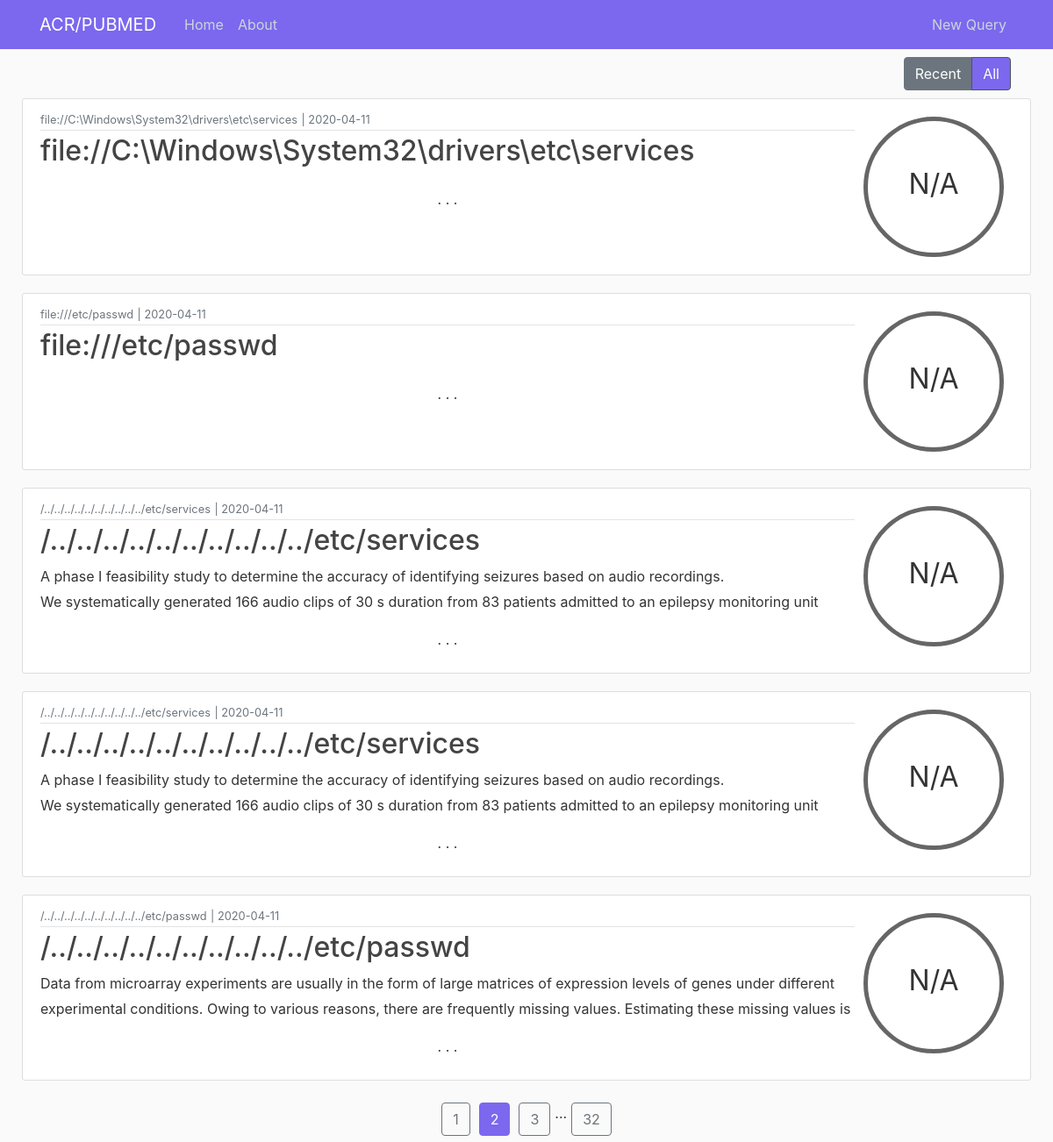
Screenshot of /home/all?page=2 with the database file from the repository.
### flaskblog/models.py (models this page shows, shortened)
class QueryT(db.Model):
    id = db.Column(db.Integer, primary_key=True)
    term = db.Column(db.String(100), nullable=False)
    origterm = db.Column(db.String(100), nullable=False)
    date_posted = db.Column(db.DateTime, nullable=False, default=datetime.utcnow)
    content = db.Column(db.Text, nullable=False)
    percentmatch = db.Column(db.String(3), nullable=False)
    origtermpresent = db.Column(db.Boolean, nullable=False)
    acrmatches = db.Column(db.Text)
    lfmatches = db.Column(db.Text)
    user_id = db.Column(db.String(50), nullable=False)

### flaskblog/main/routes.py (the view)
@main.route("/home/all")
def home_all():
    page = request.args.get('page', 1, type=int)
    queriest = QueryT.query.order_by(QueryT.date_posted.desc()).paginate(page=page, per_page=5)
    return render_template('home.html', queriest=queriest, active1="", active2="active")

### flaskblog/templates/home.html (shortened to what this page needs)
{% extends "layout.html" %}
{% block content %}
    <div class="container-fluid">
        <main role="main">
          <div class="row">
            <div class="d-flex flex-row-reverse col-md-12">
                <div id="toggler" class="btn-group btn-group-toggle p-2">
                    <label class="btn btn-secondary {{ active1 }}" onclick="location.href='{{ url_for('main.home') }}';">
                        <input type="radio" name="options" id="option1" autocomplete="off"> Recent
                    </label>
                    <label class="btn btn-secondary {{ active2 }}" onclick="location.href='{{ url_for('main.home_all') }}';">
                        <input type="radio" name="options" id="option2" autocomplete="off"> All
                    </label>
                </div>
            </div>
            <div id="mess" class="col-md-12">
            </div>
            {% for queryt in queriest.items %}
                <article class="media content-section col-md-12">
                    <div class="media-body">
                        <div class="article-metadata">
                            <small class="text-muted">{{ queryt.origterm }}</small>
                            <small class="text-muted"> | </small>
                            <small class="text-muted">{{ queryt.date_posted.strftime('%Y-%m-%d') }}</small>
                        </div>
                        <h2><a class="article-title" href="{{ url_for('queries.queryt', queryt_id=queryt.id) }}">{{ queryt.term }}</a></h2>
                        <p class="article-home">{{ queryt.content }}</p>
                        <p class="cont-dash">. . .</p>
                    </div>
                    <div class="d-none d-sm-block">
                        {% if queryt.origtermpresent %}
                            <div class = "align-self-center circleg"><p></p>{{  queryt.percentmatch }}</div>
                        {% else %}
                            <div class = "align-self-center circle"><p></p>{{  queryt.percentmatch }}</div>
                        {% endif %}
                    </div>
                </article>
            {% endfor %}
          </div>
        </main>
    </div>
{% endblock content %}
{% block footer %}
<div id="foot" class="d-flex justify-content-center col-md-12">
    {% for page_num in queriest.iter_pages(left_edge=1, right_edge=1, left_current=1, right_current=2) %}
        {% if page_num %}
            {% if queriest.page == page_num %}
                {% if active2 %}
                    <a id = "current" class="btn btn-info mb-4" href="{{ url_for('main.home_all', page=page_num) }}">{{ page_num }}</a>
                {% else %}
                    <a id = "current" class="btn btn-info mb-4" href="{{ url_for('main.home', page=page_num) }}">{{ page_num }}</a>
                {% endif %}
            {% else %}
                {% if active2 %}
                    <a class="btn btn-outline-info mb-4" href="{{ url_for('main.home_all', page=page_num) }}">{{ page_num }}</a>
                {% else %}
                    <a class="btn btn-outline-info mb-4" href="{{ url_for('main.home', page=page_num) }}">{{ page_num }}</a>
                {% endif %}
            {% endif %}
        {% else %}
            ...
        {% endif %}
    {% endfor %}
</div>
{% endblock %}

### flaskblog/static/main.css (style rules this page uses)
body { background: #fafafa; color: #333333; margin-top: 4rem; }
h1, h2, h3, h4, h5, h6 { color: #444444; }
.btn.btn-secondary.active { background-color:#7b68ee !important; }
.content-section { vertical-align: central; background: #ffffff; padding: 10px 20px; border: 1px solid #dddddd; border-radius: 3px; margin-bottom: 20px; }
.circle { width: 5em; height: 5em; line-height: 3.5em; border-radius: 50%; text-align: center; font-size: 32px; border: 5px solid #666; margin: 10px; }
.btn-outline-info { border-color:#6c757d; color:#6c757d; margin-right: 5px; margin-left:5px; }
.btn-info { background-color: mediumslateblue; border-color:mediumslateblue; margin-right: 5px; margin-left:5px; }
.container-fluid { padding: 0px 40px; vertical-align: central; position: absolute; top: 3.5em; bottom: 50px; right: 0; left: 0; overflow-y: auto; }
#foot { margin-top: 5px !important; }
.row { margin-top:1px; }
.article-title { color: #444444; }
.article-home { white-space: pre-line; overflow: hidden; text-overflow: ellipsis; max-height: 3.6em; line-height: 1.8em; }
.cont-dash { text-align: center; }
.article-metadata { padding-bottom: 1px; margin-bottom: 4px; border-bottom: 1px solid #e3e3e3; }

### rows the page displays
QueryT: origterm "file://C:\\Windows\\System32\\drivers\\etc\\services", date_posted "2020-04-11", term "file://C:\\Windows\\System32\\drivers\\etc\\services", percentmatch "N/A"
QueryT: origterm "file:///etc/passwd", date_posted "2020-04-11", term "file:///etc/passwd", percentmatch "N/A"
QueryT: origterm "/../../../../../../../../../../etc/services", date_posted "2020-04-11", term "/../../../../../../../../../../etc/services", content "A phase I feasibility study to determine the accuracy of identifying seizures based on audio recordings. We systematically generated 166 audio clips of 30 s duration from 83 patients admitted to an epilepsy monitoring unit…", percentmatch "N/A"
QueryT: origterm "/../../../../../../../../../../etc/services", date_posted "2020-04-11", term "/../../../../../../../../../../etc/services", content "A phase I feasibility study to determine the accuracy of identifying seizures based on audio recordings. We systematically generated 166 audio clips of 30 s duration from 83 patients admitted to an epilepsy monitoring unit…", percentmatch "N/A"
QueryT: origterm "/../../../../../../../../../../etc/passwd", date_posted "2020-04-11", term "/../../../../../../../../../../etc/passwd", content "Data from microarray experiments are usually in the form of large matrices of expression levels of genes under different experimental conditions. Owing to various reasons, there are frequently missing values. Estimating these missing values is…", percentmatch "N/A"

### other values shown
{{ page_num }} "1" "3" "32"
{{ page_num }} "2"
